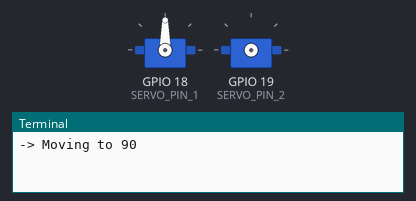
Bench run of a program on a simulated Raspberry Pi (BCM pin numbers). On the bench: 2 × servo, the last lines printed to the terminal. Servo angles are drawn from the pulse width (0.5 ms = 0°, 2.5 ms = 180°). At 25.0 s the program stops and its outputs stay as they are.

Above: at 0.1 s.
At 4.1 s:
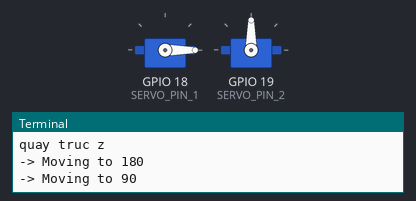
At 8.6 s:
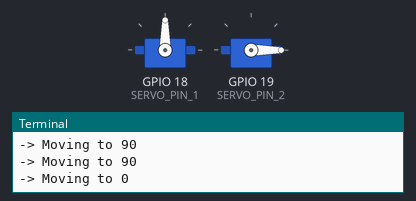
At 20.6 s:
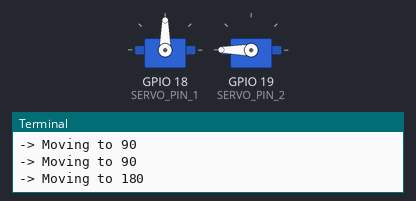
Timing chart, 0 to 23.5 s (numbered marks = the images above):
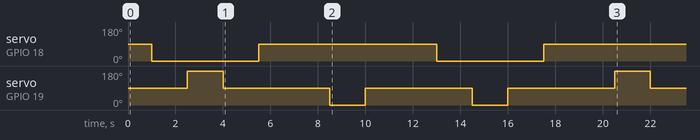

Measured:
- by itself, servo on GPIO 18 (SERVO_PIN_1): alternates 90° for 7.5 s and 0° for 4.5 s
- by itself, servo on GPIO 19 (SERVO_PIN_2): 90° → 180° at 2.5 s, → 90° 1.5 s later, → 0° 4.5 s later, → 90° 1.5 s later, … (8 changes in this stretch)

The program:

turnServo.py
```python
import RPi.GPIO as GPIO
import time

GPIO.setmode(GPIO.BCM)
# servo 180
SERVO_PIN_1 = 18 # GPIO pin (BCM numbering)
SERVO_PIN_2 = 19
PWM_FREQUENCY = 50 # Standard for hobby servos (50Hz = 20ms period)

GPIO.setup(SERVO_PIN_1, GPIO.OUT)
GPIO.setup(SERVO_PIN_2, GPIO.OUT)

servo_pwm18 = GPIO.PWM(SERVO_PIN_1, PWM_FREQUENCY)
servo_pwm18.start(0) # Start with 0 duty cycle

servo_pwm19 = GPIO.PWM(SERVO_PIN_2, PWM_FREQUENCY)
servo_pwm19.start(0)

anglez1 = 0
anglez2 = 90
angley1 = 0
angley2 = 180
angle_neutral = 90

MAX_DUTY = 12.5
MIN_DUTY = 2.5

def angle_to_duty_cycle(angle):
    angle = max(0, min(180, angle))
    duty = MIN_DUTY + (angle / 180.0) * (MAX_DUTY - MIN_DUTY)
    return duty

def set_angle_servo(servo_pin, angle):
    duty = angle_to_duty_cycle(angle)
    print(f'-> Moving to {angle}')

    if servo_pin == 18: servo_pwm18.ChangeDutyCycle(duty)
    elif servo_pin == 19: servo_pwm19.ChangeDutyCycle(duty)
    time.sleep(0.5)

def turnLid(tai_che, huu_co, ko_tai_che, pin):
	chute_moved = False
	# truc z
	if tai_che in (1, 2) or huu_co in (1, 0):
		set_angle_servo(18, anglez1)
		chute_moved = True
		print('quay truc z')
	elif ko_tai_che == 1 or pin in (1,3):
		set_angle_servo(18, anglez2)
		chute_moved = True

	if chute_moved:
		time.sleep(1)
		# truc y
		if tai_che in (1,2) or ko_tai_che == 1 :
			set_angle_servo(19, angley1)
			time.sleep(1)
			set_angle_servo(19, angle_neutral)
		elif pin in (1,3) or huu_co in (1, 0):
			set_angle_servo(19, angley2)
			time.sleep(1)
			set_angle_servo(19, angle_neutral)
	# return chute

	time.sleep(1)
	if chute_moved:
		set_angle_servo(18, angle_neutral)
		time.sleep(1)


if __name__ == '__main__':
	set_angle_servo(18, 90)
	set_angle_servo(19, 90)
	print('turn')
	turnLid(-1, 0, -1, -1)
	turnLid(-1, -1, 1, -1)
	turnLid(2, -1, -1, -1)
	turnLid(-1, -1, -1, 3)
```
